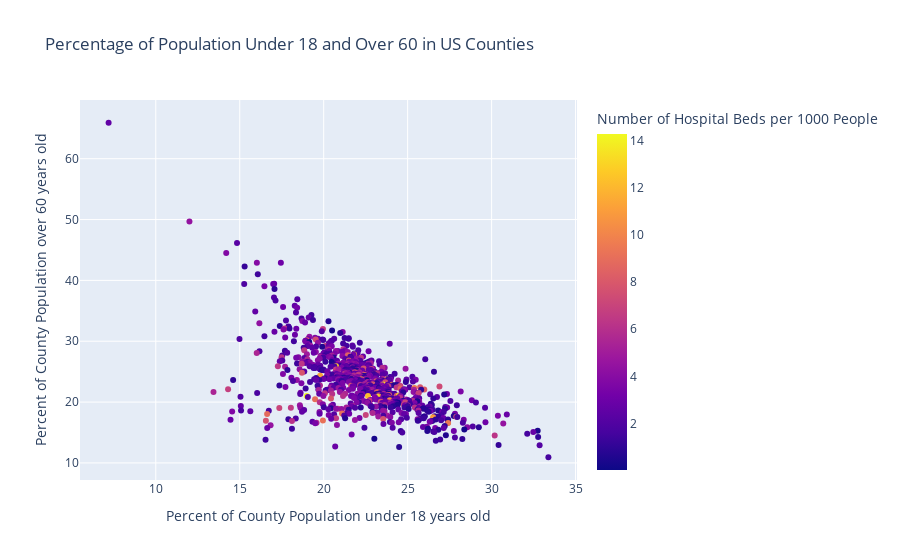

The cell this chart's notebook holds for it:
### Markdown cell above
## Shown Visualization

### Code cell
bubble_u18_o60_beds = px.scatter(df_county_health,
                            x = "percent_under18",
                            y = "percent_over60",
                            color = "hospitalbeds_per1000",
                            hover_data = ['Geographic Area N',"Total"],
                            title = "Percentage of Population Under 18 and Over 60 in US Counties",
                            labels = {"Geographic Area N": "County, State Name",
                                      "Total": "Total Population",
                                      "percent_over60": "Percent of County Population over 60 years old",
                                      "percent_under18": "Percent of County Population under 18 years old",
                                     "hospitalbeds_per1000": "Number of Hospital Beds per 1000 People"})

bubble_u18_o60_beds

### Figure 1 — Plotly figure (JSON) as saved in the notebook; plotly's stock layout.template omitted (floating-point values rounded to 4 significant figures; data arrays with more than 128 entries replaced by an {"elided": "..."} marker saying what was removed)
{"data": [{"customdata": {"elided": "817x2 mixed values"}, "hovertemplate": "Percent of County Population under 18 years old=%{x}<br>Percent of County Population over 60 years old=%{y}<br>County, State Name=%{customdata[0]}<br>Total Population=%{customdata[1]}<br>Number of Hospital Beds per 1000 People=%{marker.color}<extra></extra>", "legendgroup": "", "marker": {"color": {"elided": "817 float values"}, "coloraxis": "coloraxis", "symbol": "circle"}, "mode": "markers", "name": "", "showlegend": false, "type": "scatter", "x": {"elided": "817 float values"}, "xaxis": "x", "y": {"elided": "817 float values"}, "yaxis": "y"}], "layout": {"autosize": true, "coloraxis": {"colorbar": {"title": {"text": "Number of Hospital Beds per 1000 People"}}, "colorscale": [[0, "#0d0887"], [0.1111, "#46039f"], [0.2222, "#7201a8"], [0.3333, "#9c179e"], [0.4444, "#bd3786"], [0.5556, "#d8576b"], [0.6667, "#ed7953"], [0.7778, "#fb9f3a"], [0.8889, "#fdca26"], [1, "#f0f921"]]}, "legend": {"tracegroupgap": 0}, "title": {"text": "Percentage of Population Under 18 and Over 60 in US Counties"}, "xaxis": {"anchor": "y", "autorange": true, "domain": [0, 1], "range": [5.641, 34.93], "title": {"text": "Percent of County Population under 18 years old"}, "type": "linear"}, "yaxis": {"anchor": "x", "autorange": true, "domain": [0, 1], "range": [6.906, 69.93], "title": {"text": "Percent of County Population over 60 years old"}, "type": "linear"}}}
